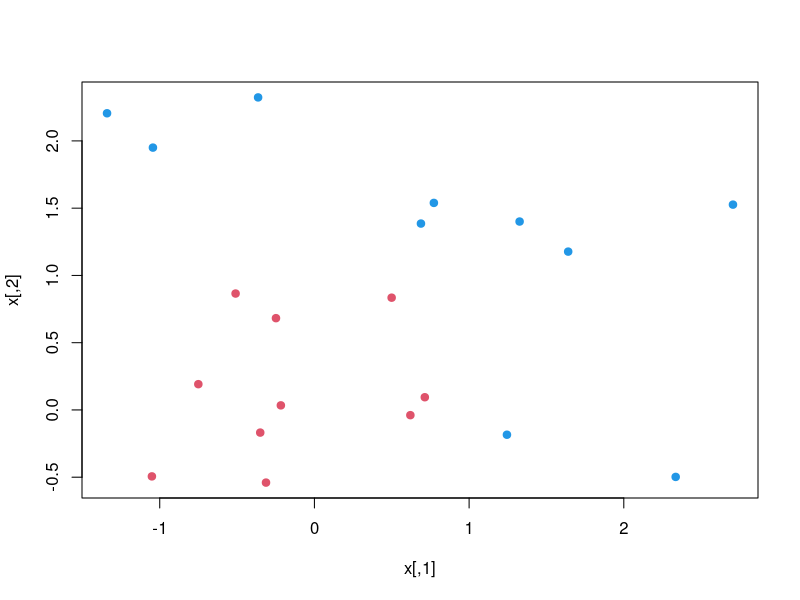
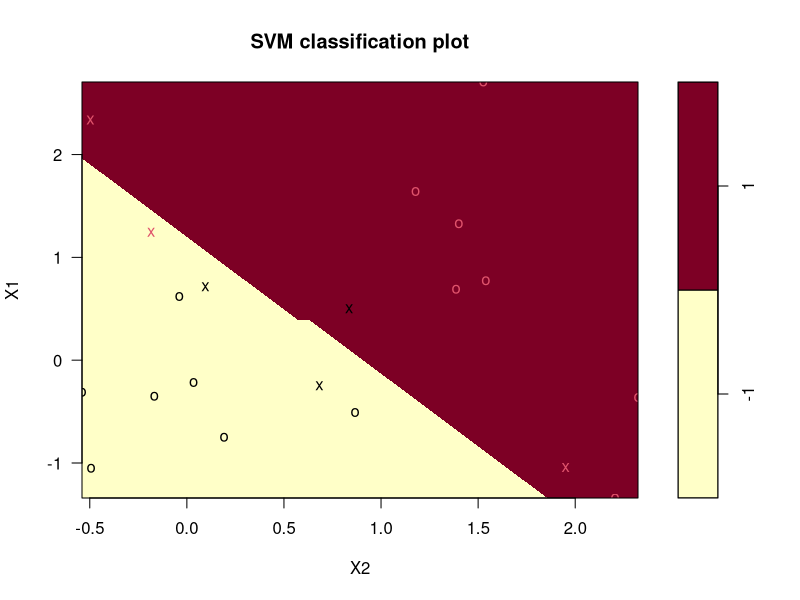
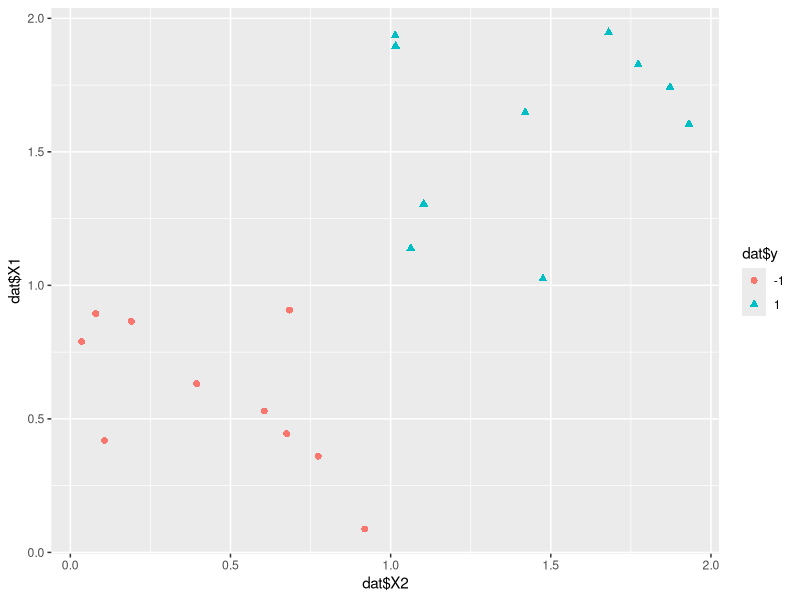
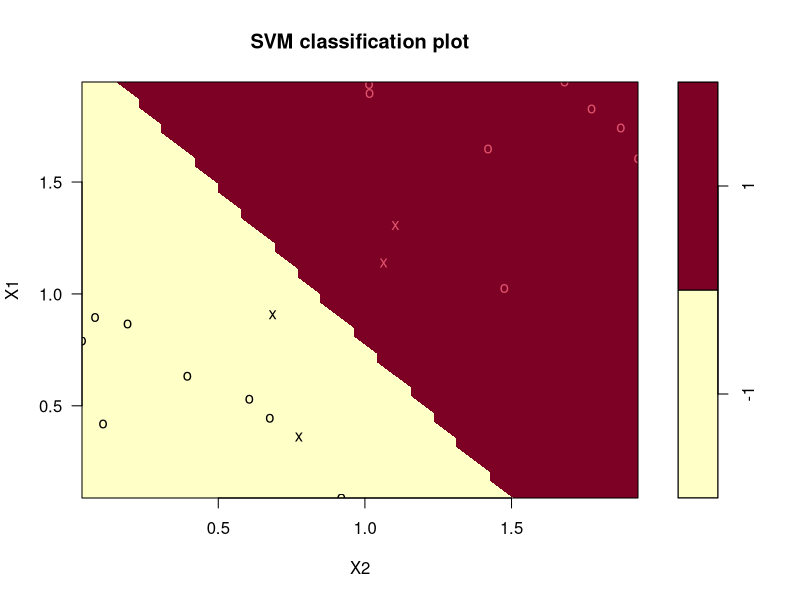

Write the R code that produced these figures, in order.
## 11/13/2019
## ML II Workshop 6
## SVM cont'd
set.seed(10111)
library(e1071) # for SVM
library(ggplot2)

# (1) https://www.datacamp.com/community/tutorials/support-vector-machines-r
# First, generate some two-dimensional data
x = matrix(data = rnorm(40), nrow = 20, ncol = 2)
y = rep(c(-1, 1), c(10, 10)) # generate 10 values per class
x[y == 1,] = x[y == 1,] + 1 # for y = 1,moves the means from 0 to 1 in each of the coordinates
plot(x = x, col = y + 3, pch = 19)

# Now process x and y as a data.frame; we need y as a factor
dat = data.frame(x, y = as.factor(y))
svmfit = svm(y ~ ., data = dat, scale = FALSE, kernel = "linear", cost = 10)
print(svmfit) # 6 support vectors, i.e. points that are near to the boundary (or even on the wrong side)
plot(svmfit, data = dat) # marked with a 'X'

# http://uc-r.github.io/svm
# Support Vector Classifier
#x <- matrix(rnorm(20*2), ncol = 2)
x <- matrix(runif(n = 40), ncol = 2) # uniformly distributed
y = c(rep(-1, 10), rep(1, 10))
x[y == 1,] = x[y == 1,] + 1
dat = data.frame(x, y = as.factor(y))
ggplot(data = dat, aes(x = dat$X2, y = dat$X1, color = dat$y, shape = dat$y)) + geom_point(size = 2)
svmfit = svm(y ~ ., data = dat, scale = FALSE, kernel = "linear", cost = 5)
plot(data = dat, svmfit)
